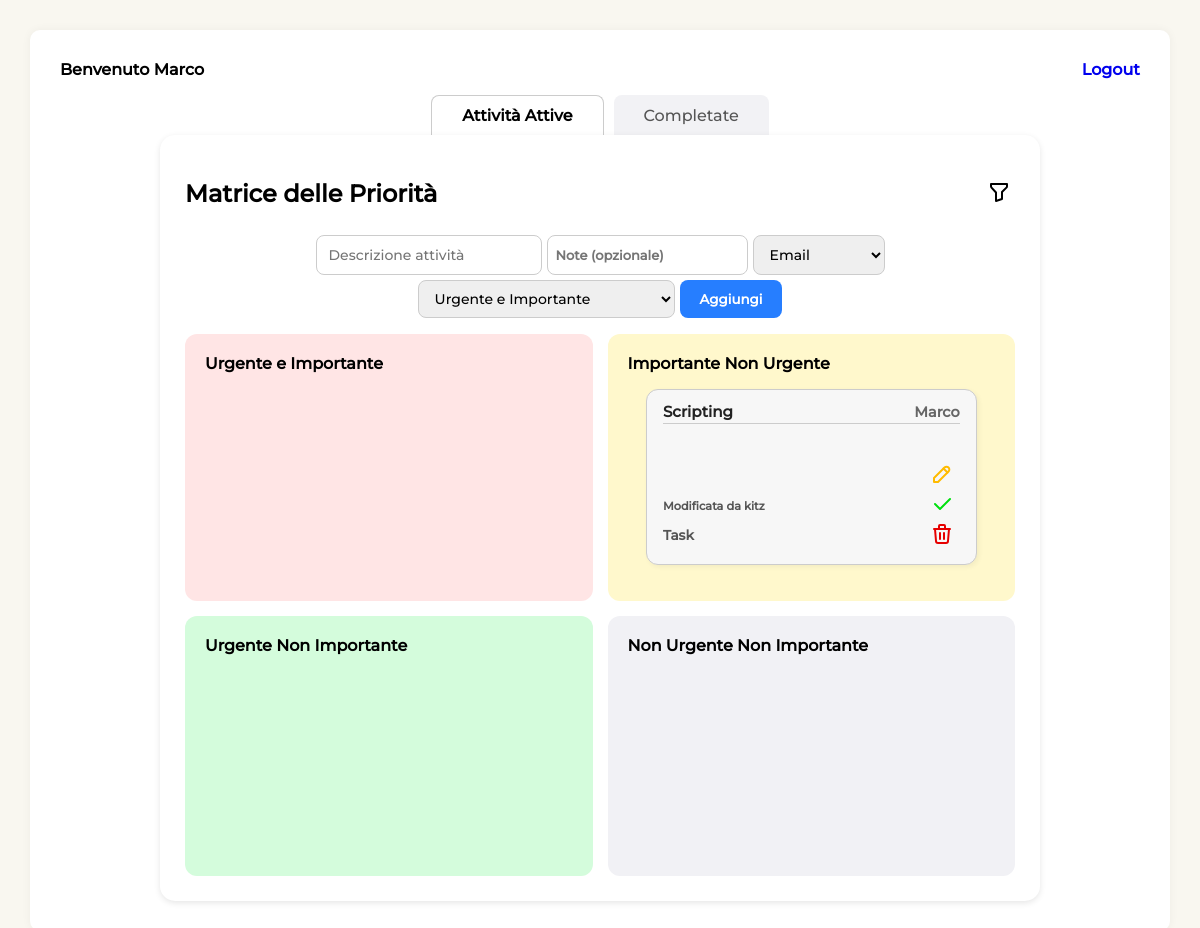
/home/ (signed in), run on the app's committed database.
### sbk_app/models.py (models this page shows, shortened)
class Task(models.Model):
    TIPO_CHOICES = [
        ('Email', 'Email'),
        ('Telefono', 'Telefono'),
        ('Documento', 'Documento'),
        ('Call', 'Call'),
        ('Task', 'Task'),
        ('Decisione', 'Decisione'),
    ]
    PRIORITA_CHOICES = [
        ('UI', 'Urgente e Importante'),
        ('IN', 'Importante Non Urgente'),
        ('UN', 'Urgente Non Importante'),
        ('NN', 'Non Urgente Non Importante'),
    ]
    descrizione = models.CharField(max_length=25)
    tipo = models.CharField(max_length=20, choices=TIPO_CHOICES)
    priorita = models.CharField(max_length=2, choices=PRIORITA_CHOICES)
    creatore = models.ForeignKey(User, on_delete=models.CASCADE)
    modificato_da = models.ForeignKey(User, on_delete=models.SET_NULL, null=True, blank=True, related_name='tasks_modifica')
    assegnato_a = models.ForeignKey(User, null=True, blank=True, on_delete=models.SET_NULL, related_name="task_assegnate")
    completata = models.BooleanField(default=False)
    data_creazione = models.DateTimeField(auto_now_add=True)
    note = models.TextField(blank=True, null=True)

### sbk_app/views.py (the view, shortened to what this page needs)
# urls.py: path('home/', include('sbk_app.urls')),
@login_required(login_url='/accounts/login/')
def home(request):
    user = request.user
    assegnato_user = None
    if user.is_superuser:
        tasks_ui = Task.objects.filter(priorita='UI', completata=False)
        tasks_in = Task.objects.filter(priorita='IN', completata=False)
        tasks_un = Task.objects.filter(priorita='UN', completata=False)
        tasks_nn = Task.objects.filter(priorita='NN', completata=False)
        completate = Task.objects.filter(completata=True)
        utenti = User.objects.all()
    else:
        filtro = Q(creatore=user) | Q(assegnato_a=user)
        tasks_ui = Task.objects.filter(filtro, priorita='UI', completata=False)
        tasks_in = Task.objects.filter(filtro, priorita='IN', completata=False)
        tasks_un = Task.objects.filter(filtro, priorita='UN', completata=False)
        tasks_nn = Task.objects.filter(filtro, priorita='NN', completata=False)
        completate = Task.objects.filter(filtro, completata=True)
        utenti = None
    context = {
        'tasks_ui': tasks_ui,
        'tasks_in': tasks_in,
        'tasks_un': tasks_un,
        'tasks_nn': tasks_nn,
        'completate': completate,
        'utenti': utenti,
    }
    return render(request, "home.html", context)

### sbk_app/templates/home.html (shortened to what this page needs)
{% load static %}
<!DOCTYPE html>
<html lang="it">
<head>
  <link rel="stylesheet" href="{% static 'style.css' %}">
</head>
<body>
  <div class="container">
    {% if user.is_authenticated %}
      <div class="header"><h3>Benvenuto {{ user.username }}</h3> <h3><a href="{% url 'logout' %}">Logout</a></h3></div>
    {% endif %}
    <div class="tabs" id = "tabs">
      <button class="tab active" type="button" data-tab="attive">Attività Attive</button>
      <button class="tab" type="button" data-tab="completate">Completate</button>
    </div>
    <div class="card tab-content active" id="attive">
      <div class="task-filter-bar">
        <h2>Matrice delle Priorità </h2>
        <div class="dropdown">
          <button id="filterToggle" class="dropbtn" aria-haspopup="true" aria-expanded="false">
            <img src="{% static 'icone/filter.svg' %}" alt="Filtri" style="width: 24px; height: 24px;">
          </button>
        </div>
      </div>
      <form method="POST" class="input-group" id ="input-group">
        <input maxlength="25" title ="Max 25 caratteri" type="text" name="descrizione" id="descrizione" placeholder="Descrizione attività">
        <textarea name="note" id="note" placeholder="Note (opzionale)" rows="3"></textarea>
        <select name="tipo" id="tipo" title ="Tipo di Task" required>
          <option value="Email">Email</option>
        </select>
        <select name="priorita" id="priorita" title ="Priorità" required>
          <option value="UI">Urgente e Importante</option>
        </select>
        <button type="submit" class="add-button" id="form-button">Aggiungi</button>
      </form>
      <div class="priority-grid">
        <div class="priority urgent-important" data-priority-code="UI">
          <h3>Urgente e Importante</h3>
        </div>
        <div class="priority important-not-urgent" data-priority-code="IN">
          <h3>Importante Non Urgente</h3>
          <div class="task-list">
            {% for task in tasks_in %}
              <div class="task-card" data-task-id = {{task.id}}>
                <div class="task-header">
                  <div class="task-title">{{ task.descrizione }}</div>
                  <div class="task-creator">{{ task.creatore.username }}</div>
                </div>
                <div class="task-details">
                  <div class="task-type">
                    {% if task.modificato_da.username %}
                      <p><small>Modificata da {{ task.modificato_da.username }}</small></p>
                    {% endif %}
                    <p> {{ task.tipo }}</p>
                  </div>
                  <div class="task-actions">
                    <button class="edit-task" data-task-id="{{ task.id }}" data-tipo="{{ task.tipo }}" data-priorita="{{ task.priorita }}" title="Modifica"> <img src="{% static 'icone/pencil.svg' %}"/></button>
                    <button class="complete-task" data-task-id="{{ task.id }}" title="Completa"> <img src="{% static 'icone/check.svg' %}"/></button>
                    <button class="delete-task" data-task-id="{{ task.id }}" title="Elimina"> <img src="{% static 'icone/trash.svg' %}"/></button>
                  </div>
                </div>
              </div>
            {% endfor %}
          </div>
        </div>
        <div class="priority urgent-not-important" data-priority-code="UN">
          <h3>Urgente Non Importante</h3>
        </div>
        <div class="priority not-urgent-not-important" data-priority-code="NN">
          <h3>Non Urgente Non Importante</h3>
        </div>
      </div>
    </div>
    </div>
</body>
</html>

### sbk_app/static/style.css (style rules this page uses)
:root { --primary-color: #267eff; --primary-hover: #1a5bb8; --background-color: #f9f7f0; --card-background: #f7f7f7; --text-color: #555; --border-color: #ccc; --border-radius: 8px; --font-family-main: 'Montserrat', sans-serif; }
* { box-sizing: border-box; }
body, input, textarea, select, button { font-family: var(--font-family-main); }
body { background-color: var(--background-color); margin: 0; padding: 0; min-height: 100vh; display: flex; justify-content: center; align-items: flex-start; }
.container { background: white; border-radius: 10px; padding: 30px; width: 95vw; max-width: 100%; min-height: 90vh; box-shadow: 0 0 10px rgba(0, 0, 0, 0.05); margin: 30px auto; display: flex; flex-direction: column; }
.tabs { display: flex; justify-content: center; flex-wrap: wrap; gap: 10px; }
.tab { padding: 10px 30px; border: none; background-color: #f2f2f5; border-radius: 8px 8px 0 0; font-size: 16px; cursor: pointer; color: #555; }
.tab.active { background-color: white; font-weight: bold; color: black; border: 1px solid var(--border-color); border-bottom: none; }
.card { background-color: white; border-radius: 15px; padding: 25px; margin-left: 100px; margin-right: 100px; box-shadow: 0 2px 6px rgba(0, 0, 0, 0.1); flex-grow: 1; display: flex; flex-direction: column; min-height: 0; }
.input-group { margin-bottom: 1rem; display: flex; gap: 5px; justify-content: center; flex-wrap: wrap; }
.input-group input, .input-group select { padding: 8px 12px; border-radius: var(--border-radius); border: 1px solid var(--border-color); font-size: 14px; }
.add-button { padding: 10px 20px; background-color: var(--primary-color); color: white; border: none; border-radius: var(--border-radius); cursor: pointer; font-weight: 800; }
.priority-grid { display: grid; grid-template-columns: repeat(2, 1fr); gap: 15px; flex-grow: 1; height: auto; min-height: 0; }
.header { display: flex; justify-content: space-between; align-items: flex-start; gap: 10px; }
a { text-decoration: none; }
h3 { margin-top: 0; font-size: 16px; }
.priority { padding: 20px; border-radius: 12px; font-weight: bold; width: 100%; min-height: 260px; height: 100%; display: grid; align-items: flex-start; text-align: left; }
.priority.urgent-important { background-color: #ffe5e5; }
.priority.important-not-urgent { background-color: #fff8cc; }
.priority.urgent-not-important { background-color: #d4fcdc; }
.priority.not-urgent-not-important { background-color: #f1f1f5; }
.tab-content { display: none; }
.tab-content.active { display: block; }
.task-card { background-color: var(--card-background); border: 1px solid var(--border-color); border-radius: 12px; padding: 0.8rem 1rem; width: 90%; max-width: 400px; overflow: hidden; display: flex; flex-direction: column; justify-content: space-between; box-shadow: 2px 2px 5px rgba(0, 0, 0, 0.05); margin: 0 auto 1rem auto; }
.task-header { display: flex; justify-content: space-between; align-items: flex-start; gap: 10px; border: var(--border-color); border-width: 0 0 1px 0; border-style: solid; padding-bottom: 2px; }
.task-title { font-weight: bold; font-size: 0.95rem; color: #222; line-height: 1.2; max-height: 2.5em; overflow: hidden; text-overflow: ellipsis; }
.task-creator { font-weight: 700; font-size: 0.9rem; color: #666; }
.task-details { font-size: 0.85em; color: #555; display: flex; justify-content: space-between; align-items: flex-end; }
#note { resize: none; height: 2.5rem; padding: 11px 8px; font-size: 13px; border: 1px solid var(--border-color); border-radius: var(--border-radius); font-family: inherit; box-sizing: border-box; font-weight: 700; }
.task-actions { margin-top: 2.3rem; flex-wrap: nowrap; display: flex; align-items: center; flex-direction: column; justify-content: space-between; }
.task-type p { flex-wrap: nowrap; display: flex; flex-direction: column; margin-bottom: 0.5rem; justify-content: flex-end; }
.task-actions button { background: none; border: none; cursor: pointer; font-size: 1.1rem; color: var(--text-color); transition: color 0.2s ease; }
.task-filter-bar { display: flex; flex-wrap: wrap; gap: 1rem; margin: 1rem 0 1.5rem 0; align-items: center; justify-content: space-between; }
.dropdown { position: relative; display: inline-flex; margin-left: 0.5rem; gap: 0.5rem; }
.dropbtn { background: none; border: none; cursor: pointer; padding: 4px; }
h2 { margin: 0; }

### data on the page
Task: descrizione "Scripting", creatore.username "Marco", modificato_da.username "kitz", tipo "Task"

### other printed values
{{ user.username }} "Marco"
